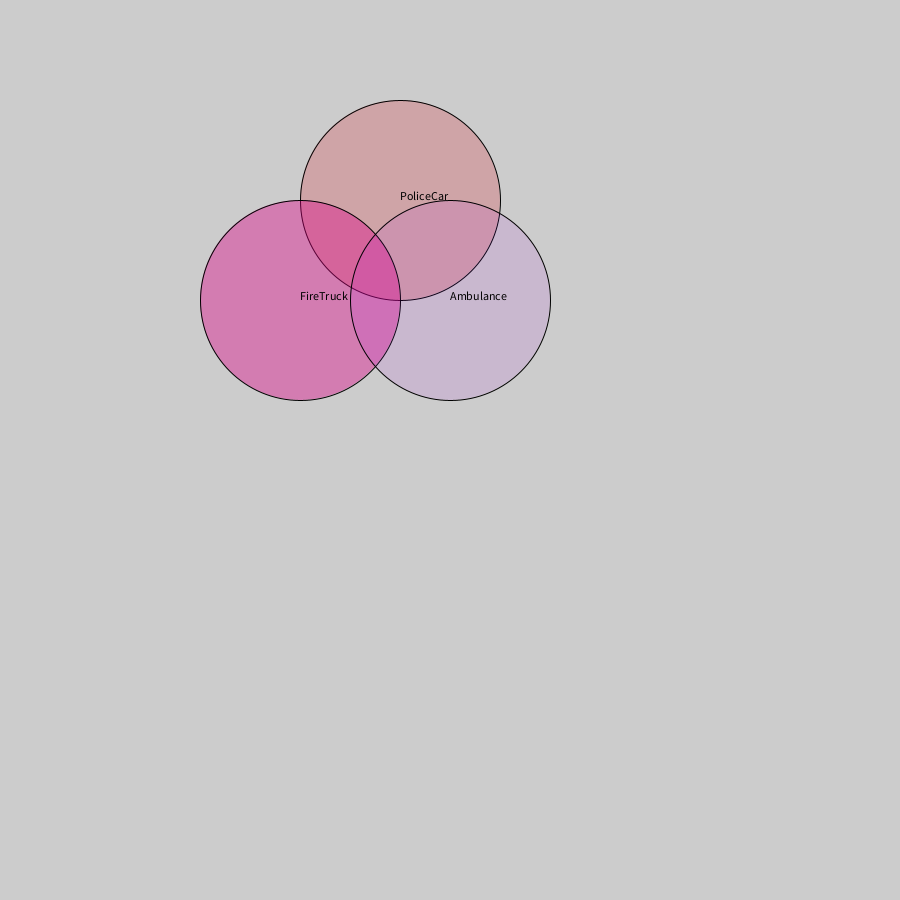
Frame 1 (no input)
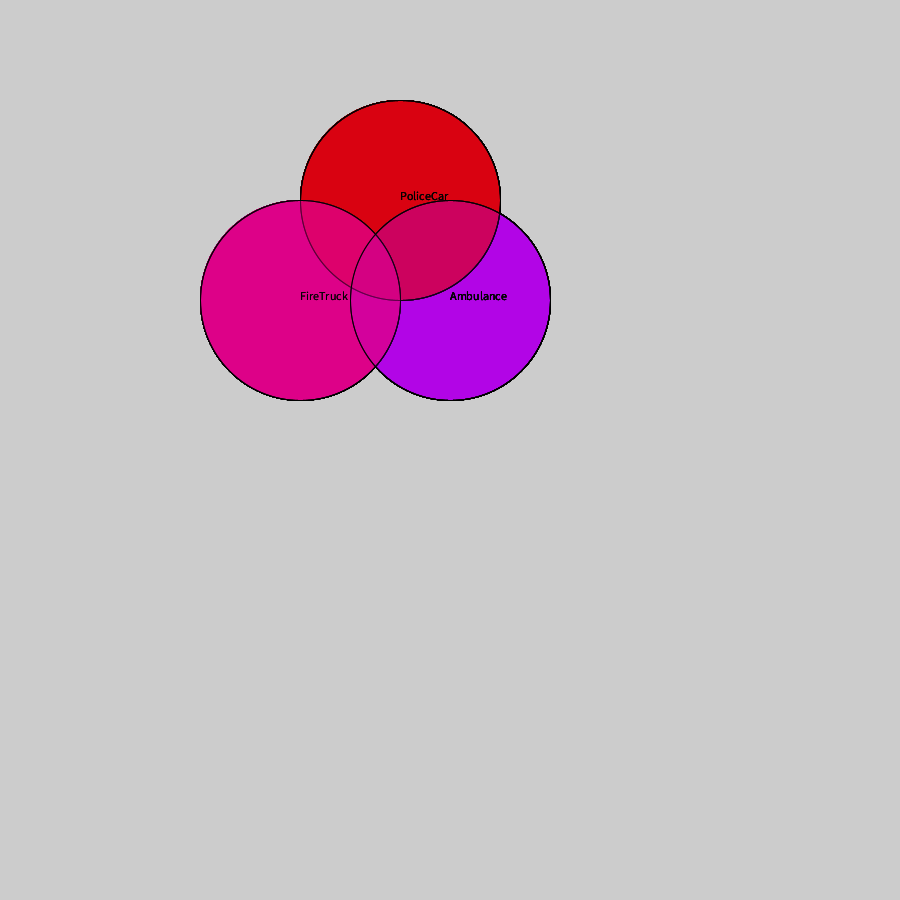
Frame 60 (the mouse pressed at the canvas centre just before this capture)
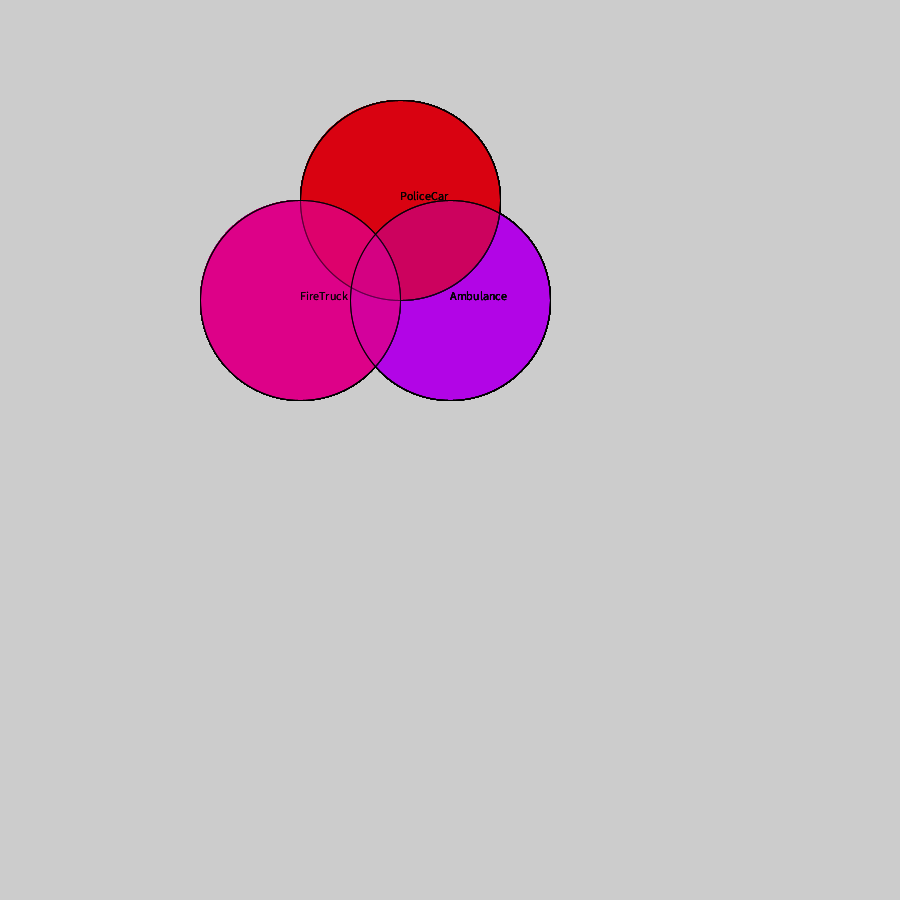
Frame 120 (the mouse held since frame 60 and released just before this capture)

The Processing sketch that drew these frames (run headless with seeded random() and noise(); from frame 60 on, the mouse is pressed at the canvas centre):

// Processing sketch: venn_diagram
// ── venn_diagram.pde
void setup(){
 fill(100,200,100,80);
 size(900,900);
}
void draw(){
  fill(221,0,17,50);
  ellipse(400,200,200,200);
  fill(221,0,136,100);
  
  ellipse(300,300,200,200);
  fill(170,0,238,25);

  ellipse(450,300,200,200);
  
  fill(0,0,0);
  text("PoliceCar",400,200);
   text("FireTruck",300,300);
    text("Ambulance",450,300);
}
